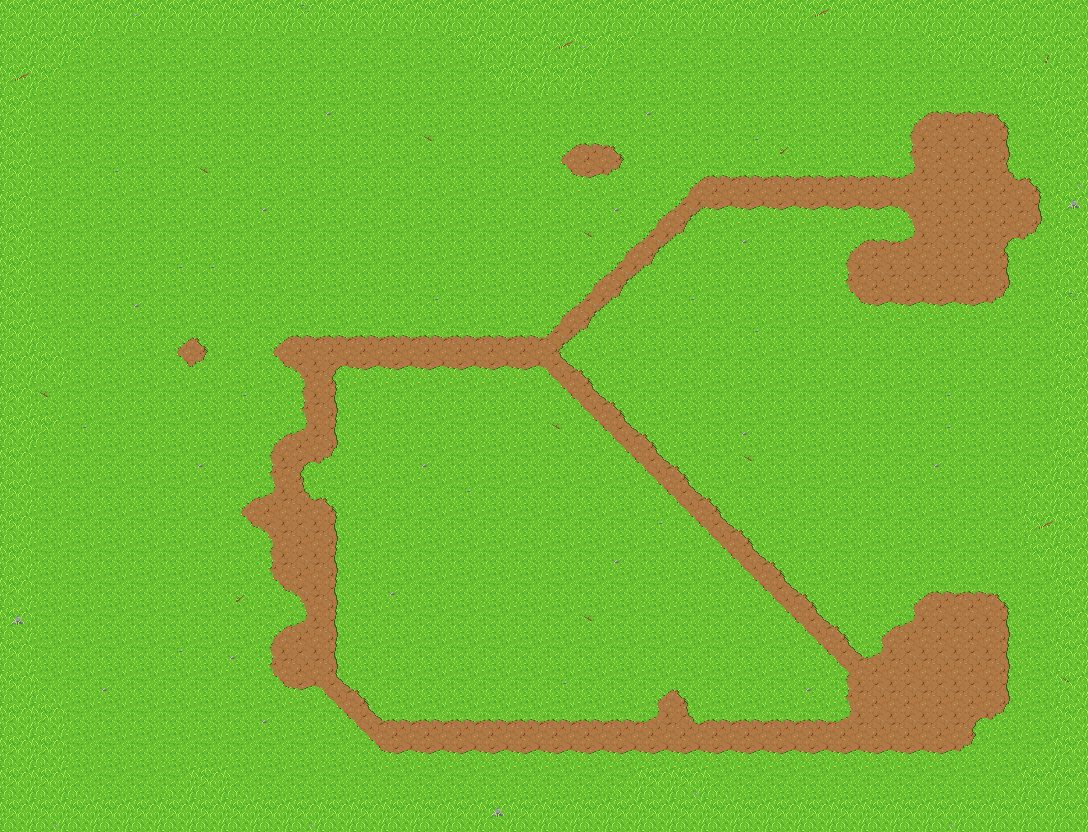

A 2D game scene composited from a Tiled map and its tileset images. What follows is a short description and the map's XML, with each tile layer's data collapsed to a summary:
An orthogonal 34x26 tile map with 32x32 px tiles, 1 tile layer (Tile Layer 1).

<map version="1.2" tiledversion="1.2.5" orientation="orthogonal" renderorder="right-down" width="34" height="26" tilewidth="32" tileheight="32" infinite="0" nextlayerid="2" nextobjectid="1">
 <tileset firstgid="1" name="tileset_2_ex" tilewidth="32" tileheight="32" spacing="2" margin="1" tilecount="32" columns="8">
  <image source="tileset_2_ex.png" width="272" height="136" />
 </tileset>
 <layer id="1" name="Tile Layer 1" width="34" height="26">
  <data>[884 cells, 884 non-empty, 32 distinct tile ids]</data>
 </layer>
</map>